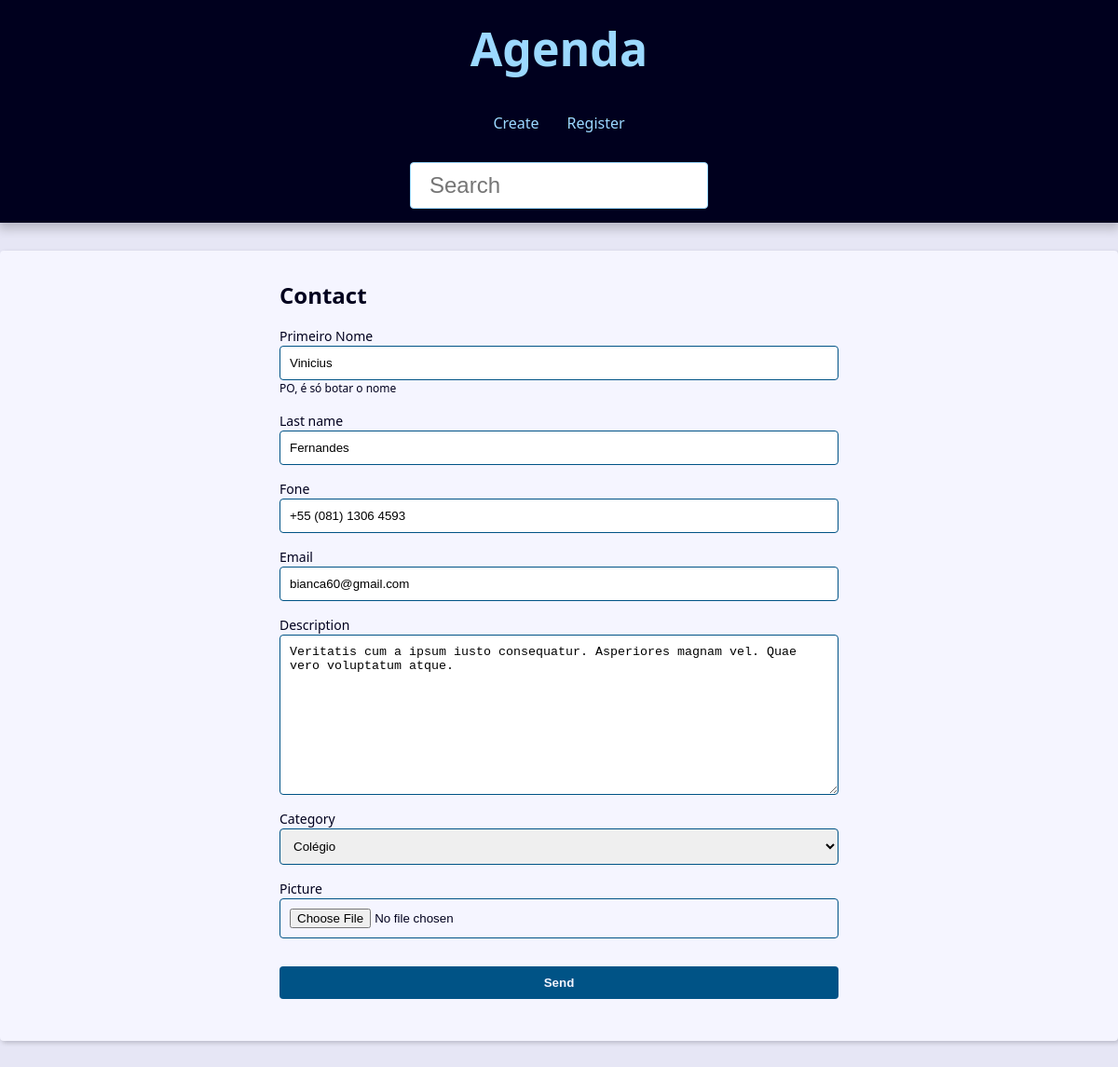
The app's page /contact/1004/update/ with its own data.
### contact/models.py (models this page shows, shortened)
class Contact(models.Model):
    first_name = models.CharField(
        max_length=50,
    )
    last_name = models.CharField(max_length=50, blank=True)
    fone = models.CharField(
        max_length=50
    )
    email = models.EmailField(max_length=254, blank=True)
    created_date = models.DateTimeField(default=timezone.now)
    description = models.TextField(blank=True)
    show = models.BooleanField(default=True)
    picture = models.ImageField(blank=True, upload_to="pictures/%Y/%m/")
    category = models.ForeignKey(
        Category, on_delete=models.SET_NULL, blank=True, null=True
    )
    owner = models.ForeignKey(
        User, on_delete=models.SET_NULL, blank=True, null=True)

### contact/views/contact_forms.py (the view, shortened to what this page needs)
# urls.py: path("contact/<int:contact_id>/update/",
def update(request: HttpRequest, contact_id) -> HttpResponse:
    contact = get_object_or_404(Contact, pk=contact_id, show=True)
    form_action = reverse("contact:update_contact", args=(contact_id, ))
    context = {
        "form": ContactForm(instance=contact),
        "site_title": "Create Contact",
        "form_action": form_action,
    }
    return render(request, "contact/create.html", context)

### contact/forms.py (shortened to what this page needs)
class ContactForm(forms.ModelForm):
    picture = forms.ImageField(
        widget=forms.FileInput(attrs={"accept": "image/*"})
    )  # flake8: noqa
    first_name = forms.CharField(
        widget=forms.TextInput(
            attrs={
                "placeHolder": "Escreva seu nome",
            }
        ),
        label="Primeiro Nome",
        help_text="PO, é só botar o nome",
    )
    class Meta:
        model = Contact
        fields = (
            "first_name",
            "last_name",
            "fone",
            "email",
            "description",
            "category",
            "picture",
        )

### contact/models.py (called while the page is built)
    def __str__(self) -> str:  # type: ignore
        return f"{self.name}"

### contact/templates/contact/create.html (shortened to what this page needs)
{% extends "global/base.html" %}
{% block content %}
<div class="form-wrapper">
    <h2>Contact</h2>
    <form
      action="{{ form_action }}"
      method="POST"
      enctype="multipart/form-data"
    >
      <div class="form-content">
        {% for field in form  %}
          <div class="form-group">
            <label for="{{ field.id_for_label }}">{{ field.label }}</label>
            {{ field }}
            {% if field.help_text %}
               <p class="help-text"> {{ field.help_text }}</p>
            {% endif %}
          </div>
        {% endfor %}
      <div class="form-content">
        <div class="form-group">
          <button class="btn" type="submit">Send</button>
        </div>
      </div>
    </form>
  </div>
{% endblock content %}

### base_static/global/css/style.css (style rules this page uses)
:root { --spacing: 1.5rem; --link-dark-color: rgb(0, 83, 134); --link-light-color: rgb(156, 217, 255); --clr-white: rgb(245, 245, 255); --clr-black: rgb(0, 0, 30); --clr-light-gray: rgb(230, 230, 245); --clr-dark-shadow-5: rgba(0, 0, 10, 5%); --clr-dark-shadow-10: rgba(0, 0, 10, 10%); --clr-dark-shadow-20: rgba(0, 0, 10, 20%); --clr-light-shadow-5: rgba(200, 200, 255, 5%); --clr-light-shadow-10: rgba(200, 200, 255, 10%); --clr-light-shadow-20: rgba(200, 200, 255, 20%); --main-page-width: 120rem; --table-min-width: 60rem; --biggest-font-size: 5rem; --bigger-font-size: 4rem; --big-font-size: 3.2rem; --medium-font-size: 2.4rem; --small-font-size: 1.6rem; --smaller-font-size: 1.4rem; --smallest-font-size: 1.2rem; --transition-fast: 300ms; --transition-medium: 600ms; --transition-slow: 1s; --default-border-radius: 4px; }
*, *::before, *::after { margin: 0; padding: 0; box-sizing: border-box; }
html { font-size: 62.5%; }
body { font-family: system-ui, -apple-system, BlinkMacSystemFont, 'Segoe UI', Roboto, Oxygen, Ubuntu, Cantarell, 'Open Sans', 'Helvetica Neue', sans-serif; line-height: 1.5; font-size: var(--small-font-size); color: var(--clr-black); -webkit-font-smoothing: antialiased; background: var(--clr-light-gray); }
.form-wrapper { max-width: 60rem; margin: var(--spacing) auto; }
.form-content { margin: var(--spacing) 0; }
.form-group { display: flex; flex-direction: column; padding-bottom: var(--spacing); }
.form-group p { margin: 1em 0; }
.form-group .help-text, .form-group .help-text ~ ul { margin: 0; font-size: var(--smallest-font-size); list-style: none; }
.form-group input, .form-group textarea, .form-group select { padding: 1rem; border-radius: var(--default-border-radius); border: 1px solid var(--link-dark-color); }
.form-group label { font-size: var(--smaller-font-size); }
.btn { background-color: var(--link-dark-color); color: var(--clr-white); font-weight: bold; border: none; padding: 1rem 2rem; border-radius: var(--default-border-radius); cursor: pointer; transition: filter var(--transition-fast) ease-in-out; }

### records on screen
Contact: form "Vinicius" "Fernandes" "+55 (081) 1306 4593" "bianca60@gmail.com" "Veritatis cum a ipsum iusto consequatur. Asperiores magnam vel. Quae vero voluptatum atque." "Colégio"

### other values on screen
{{ field.label }} "Primeiro Nome" "Last name" "Fone" "Email" "Description" "Category" "Picture"
{{ field.help_text }} "PO, é só botar o nome"
